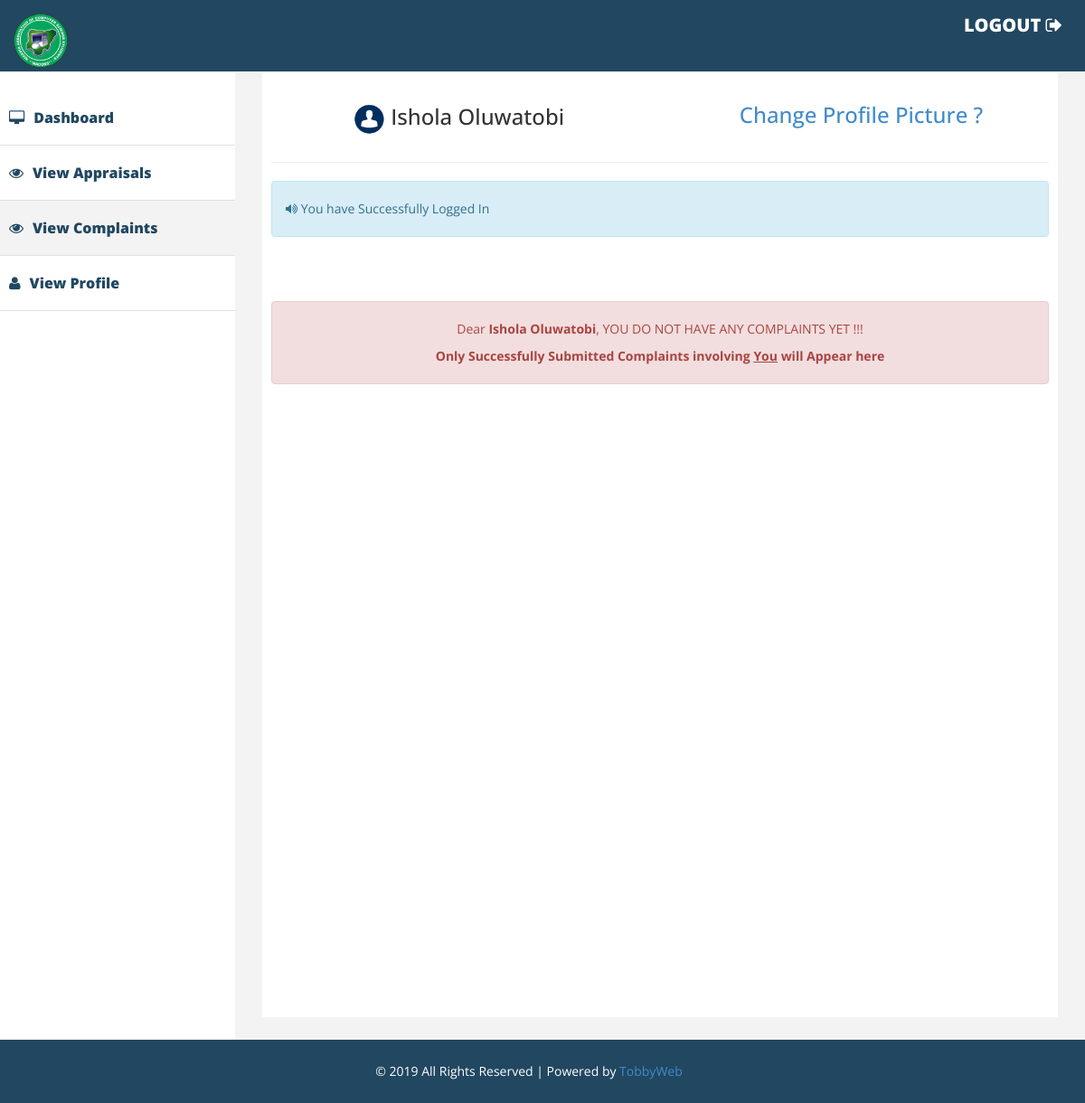
Screenshot of /complaints.php (signed in) with the database file from the repository.
### tables this page shows
CREATE TABLE `users` (
  `users_id` int(11) NOT NULL,
  `title` varchar(10) DEFAULT NULL,
  `username` varchar(35) NOT NULL,
  `password` varchar(64) NOT NULL,
  `surname` varchar(20) DEFAULT NULL,
  `firstname` varchar(20) DEFAULT NULL,
  `matric` varchar(35) DEFAULT NULL,
  `email` varchar(35) DEFAULT NULL,
  `phone` varchar(20) DEFAULT NULL,
  `department` varchar(40) DEFAULT NULL,
  `level` varchar(30) DEFAULT NULL,
  `photo` text,
  `salt` varchar(32) NOT NULL,
  `joined` varchar(25) NOT NULL,
  `group` int(11) NOT NULL,
  `opt` varchar(10) DEFAULT NULL
);

### classes/Config.php (called while the page is built)
<?php
class Config{
	public static function get($path=  null){
		if ($path){
			$config = $GLOBALS['config'];
			$path = explode('/', $path);
			foreach ($path as $bit){
				if (isset($config[$bit])) {
					$config=$config[$bit];
				}
			}
			return $config;
			}
			return false;
		}
	}
?>

### classes/DB.php (called while the page is built, shortened)
<?php
class DB {
	private static $_instance = null;
	private $_pdo,
	$_query,
	$_error = false,
	$_results,
	$_count = 0;
	private function __construct() {
		try{
			$this->_pdo = new PDO('mysql:host='. Config::get('mysql/host'). ';dbname=' .Config::get('mysql/db'), Config::get('mysql/username'), Config::get('mysql/password'));
		}catch(PDOException $e){
			die($e->getMessage());
		}
	}
	 public static function getInstance() {
	 	if(!isset(self::$_instance)) {
	 		self::$_instance=new DB();
	 	}
	 	return self::$_instance;
	 }
	 public function query($sql, $params = array()){
	 	$this->_error=false;
	 	if($this->_query = $this->_pdo->prepare($sql)){
	 			$x = 1;
	 			if(count($params)) {
	 				foreach($params  as $param) {
	 					$this->_query->bindValue($x, $param);
	 					$x++;
	 				}
	 			}
	 	if($this->_query->execute()){
	 	$this->_results = $this->_query->fetchAll(PDO::FETCH_OBJ);
	 	$this->_count=$this->_query->rowCount();
	 	}else{
	 		$this->_error = true;
	 	}
	  }
	  return $this;
	}
	public function action($action,$table,$where =array()){
			if (count($where) === 3) {
				$operators =array('=', '>', '<', '>=', '<=');
				 $field      = $where[0];
				 $operator   = $where[1];
				 $value      = $where[2];
				 if (in_array($operator, $operators)){
				 	$sql = "{$action}  FROM {$table} WHERE {$field} {$operator} ?";
				 		if (!$this->query($sql, array($value))->error()) {
				 				return $this;
				 		}
				 }
			}
			return false;
	}
	public function get($table,$where){
		return $this->action('SELECT *', $table, $where);
	}
	public function results(){
		return $this->_results;
	}
	public function first(){
		return $this->results()[0];
	}
	public function error(){
		return $this->_error;
	}
	public function count(){
	return $this->_count;
	}
}
?>

### classes/User.php (called while the page is built, shortened)
<?php
	class User{
		private $_db,
				$_data,
				$_sessionName,
				$_cookieName,
				$_isLoggedIn;
		public function __construct($user = null){
			$this->_db = DB::getInstance();
			$this->_sessionName = Config::get('session/session_name');
				if(!$user){
					if (Session::exists($this->_sessionName)) {
						$user = Session::get($this->_sessionName);
							if($this->find($user)){
								$this->_isLoggedIn = true;
							}else{
							}
					}
				}else{
					$this->find($user);
				}
		}
			public function find( $user = null){
				if($user){
					$field = (is_numeric($user)) ? 'users_id' : 'username';
					$data = $this->_db->get('users', array($field, '=', $user));
					if ($data->count()) {
						$this->_data = $data->first();
						return true;
					}
				}
				return false;
			}
		public function data(){
			return $this->_data;
		}
		public function isLoggedIn(){
			return $this->_isLoggedIn;
		}
	}
?>

### classes/Session.php (called while the page is built, shortened)
<?php
class Session{
	public static function exists($name){
		return (isset($_SESSION[$name])) ? true : false;
	}
	public static function get($name){
		return $_SESSION[$name];
	}
	public static function flash($name, $string = ''){
		if (self::exists($name)) {
			$session = self::get($name);
			return $session;
		}else{
			self::put($name, $string);
		}
	}
}
?>

### functions/sanitize.php (called while the page is built)
<?php
function escape($string){
	return htmlentities($string, ENT_QUOTES, 'UTF-8');
}
?>

### complaints.php (the view, shortened to what this page needs)
<!DOCTYPE html>
<html>
<head>
    <link href="assets/css/bootstrap.css" rel="stylesheet" />
    <link href="assets/css/font-awesome.css" rel="stylesheet" />
    <link href="assets/css/custom.css" rel="stylesheet" />
</head>
<body>
<?php
  $user = new User();
  $title = escape($user->data()->title);
  $key = escape($user->data()->title) ." ". escape($user->data()->surname)." ". escape($user->data()->firstname);
  $surname = escape($user->data()->surname);
  $firstname = escape($user->data()->firstname);
  $photo = escape($user->data()->photo);
  $users_id = escape($user->data()->users_id);
  if ($user->isLoggedIn()) {
?>
<div id="wrapper">
  <div class="navbar navbar-inverse navbar-fixed-top">
    <div class="adjust-nav">
      <div class="navbar-header">
          <a class="navbar-brand" href="#">
              <img src="assets/img/nacoss.png" style="width:60px; height:60px;" />
          </a>
      </div>
        <span class="logout-spn">
          <a href="logout.php" style="color:#fff; font-size:20px;">LOGOUT <i class="fa fa-sign-out"></i></a>
        </span>
    </div>
  </div>
      <nav class="navbar-default navbar-side" role="navigation">
      <div class="sidebar-collapse">
      <ul class="nav" id="main-menu">
          <li>
            <a href="lecturer.php?user=<?php echo $users_id; ?>" ><i class="fa fa-desktop"></i>Dashboard</a>
          </li>
          <li>
            <a href="appraisals.php?user=<?php echo $users_id; ?>" ><i class="fa fa-eye"></i>View Appraisals</a>
          </li>
          <li class="active-link">
            <a href="complaints.php?user=<?php echo $users_id; ?>" ><i class="fa fa-eye"></i>View Complaints</a>
          </li>
          <li>
            <a href="lprofile.php?user=<?php echo $users_id; ?>" ><i class="fa fa-user"></i>View Profile</a>
          </li>
      </ul>
      </div>
      </nav>
<div id="page-wrapper" >
  <div id="page-inner">
        <div class="row text-center" style="margin-top:1%;">
          <div class="col-md-6">
            <?php $Rphoto = "<img src='profile/".$photo."' style='width:35px; height:35px;border-radius:50%;'>"; ?>
            <h3 style=""><?php echo $Rphoto." ". $title." ". $surname." ". $firstname; ?></h3>
          </div>
          <div class="col-md-6">
            <h3><a href="picture.php?user=<?php echo $users_id; ?>">Change Profile Picture ?</a></h3>
          </div>
        </div>
      <hr/>
      <?php if (Session::exists('home')) { ?>
      <div class="row">
        <div class="col-lg-12 ">
          <div class="alert alert-info">
            <i class="fa fa-volume-up"></i>
               <?php echo Session::flash('home'); ?>
          </div>
        </div>
      </div>
      <?php
        }
      ?>
    <div class="row" style="margin-top:6%;">
      <div class="col-md-12 text-center">
      <?php
      $sql = DB::getInstance()->query("SELECT * FROM complaints WHERE lecturer = '$key' ORDER BY c_id desc");
      if ($sql->count($sql))
      { ?>
        <table class="table table-striped table-bordered text-center">
          <tr>
            <th style="text-align:center;">CATEGORY</th>
            <th style="text-align:center;">LEVEL</th>
            <th style="text-align:center;">AUTHOR</th>
            <th style="text-align:center;">DATE</th>
            <th style="text-align:center;">OPTION</th>
          </tr>
        <?php
        foreach ($sql->results() as $sql) {?>
         <tr>
            <td>
            <?php echo $sql->category;?>
            </td>
            <td>
            <?php echo $sql->level;?>
            </td>
            <td>
            <?php echo $sql->mode;?>
            </td>
            <td>
            <?php echo $sql->date;?>
            </td>
            <td>
            <a href="complaintsview.php?id=<?php echo $sql->c_id; ?>">
              <span class="badge btn btn-primary">
                <i class="fa fa-eye"> View</i>
              </span>
            </a>
            </td>
          </tr>
        <?php
        }
        }
        else {
          ?>
              <div class="alert alert-danger">
                  <p>Dear <b><?php echo $key; ?></b>, YOU DO NOT HAVE ANY COMPLAINTS YET !!!<br/> <b>Only Successfully Submitted Complaints involving <u>You</u> will Appear here</b></p>
              </div>
        <?php
        }
        ?>
        </div>
      </div>
  </div>
</div>
</div>
<div class="footer">
    <div class="row">
        <div class="col-lg-12 text-center">
            &copy; 2019 All Rights Reserved | Powered by <a href="#">TobbyWeb</a>
        </div>
    </div>
</div>
<?php
}
else
{
  redirect::to('login.php');
}
?>
</body>
</html>

### assets/css/custom.css (style rules this page uses)
body { font-family: 'Open Sans', sans-serif; line-height:30px; }
#wrapper { width: 100%; margin-top:50px; }
#page-wrapper { padding: 15px 15px; min-height: 600px; background:#F3F3F3; }
#page-inner { width:100%; margin:10px 20px 10px 0px; background-color:#fff!important; padding:10px; min-height:1050px; }
.sidebar-collapse .nav { padding:0; padding-top:50px; }
.sidebar-collapse > .nav > li > a { padding:15px 10px; color: #214761; font-weight: 900; font-size: 16px; }
.sidebar-collapse > .nav > li { border-bottom:1px solid #e1e1e1; }
.navbar-side { border:none; background-color: #fff; }
.navbar-inverse { background-color: #214761; border-color: #F0F0F0; min-height: 80px; }
.nav > li > a > i { margin-right:10px; }
.logout-spn { float:right; color:#fff; font-size:25px; font-weight:800; margin:20px; margin: 10px 25px 10px 50px; }
.logout-spn a { text-decoration:none; }
.active-link { background-color:#f3f3f3; }
.footer { background-color:#214761; width:100%; color:#fff; padding:20px 50px 20px 50px; padding-left:20px; }
@media (min-width:768px) { #page-wrapper { margin: 0 0 0 260px; padding: 15px 30px; min-height: 1050px; } }
@media (min-width:768px) { .navbar-side { z-index: 1; position: absolute; width: 260px; } }

### rows the page displays
users: photo (placeholder picture), surname "Ishola", firstname "Oluwatobi"

### other values shown
Session::flash('home') "You have Successfully Logged In"
$key "Ishola Oluwatobi"
